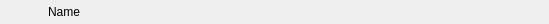
<?xml version="1.0" encoding="UTF-8"?>
<ui version="4.0">
 <class>StockTableItemWidget</class>
 <widget class="QWidget" name="StockTableItemWidget">
  <property name="geometry">
   <rect>
    <x>0</x>
    <y>0</y>
    <width>549</width>
    <height>24</height>
   </rect>
  </property>
  <layout class="QHBoxLayout" name="horizontalLayout">
   <property name="spacing">
    <number>0</number>
   </property>
   <property name="leftMargin">
    <number>0</number>
   </property>
   <property name="topMargin">
    <number>0</number>
   </property>
   <property name="rightMargin">
    <number>0</number>
   </property>
   <property name="bottomMargin">
    <number>0</number>
   </property>
   <item>
    <widget class="QLabel" name="logoLabel">
     <property name="minimumSize">
      <size>
       <width>24</width>
       <height>24</height>
      </size>
     </property>
     <property name="maximumSize">
      <size>
       <width>24</width>
       <height>24</height>
      </size>
     </property>
     <property name="text">
      <string/>
     </property>
     <property name="scaledContents">
      <bool>true</bool>
     </property>
    </widget>
   </item>
   <item>
    <widget class="QLabel" name="lockLabel">
     <property name="minimumSize">
      <size>
       <width>24</width>
       <height>24</height>
      </size>
     </property>
     <property name="maximumSize">
      <size>
       <width>24</width>
       <height>24</height>
      </size>
     </property>
     <property name="toolTip">
      <string>For qual investor only</string>
     </property>
     <property name="text">
      <string/>
     </property>
     <property name="pixmap">
      <pixmap resource="../../../../../Resources.qrc">:/assets/images/lock.png</pixmap>
     </property>
     <property name="scaledContents">
      <bool>true</bool>
     </property>
    </widget>
   </item>
   <item>
    <widget class="QLabel" name="nameLabel">
     <property name="text">
      <string notr="true">Name</string>
     </property>
    </widget>
   </item>
   <item>
    <spacer name="horizontalSpacer">
     <property name="orientation">
      <enum>Qt::Orientation::Horizontal</enum>
     </property>
     <property name="sizeHint" stdset="0">
      <size>
       <width>0</width>
       <height>20</height>
      </size>
     </property>
    </spacer>
   </item>
  </layout>
 </widget>
 <resources>
  <include location="../../../../../Resources.qrc"/>
 </resources>
 <connections/>
</ui>
